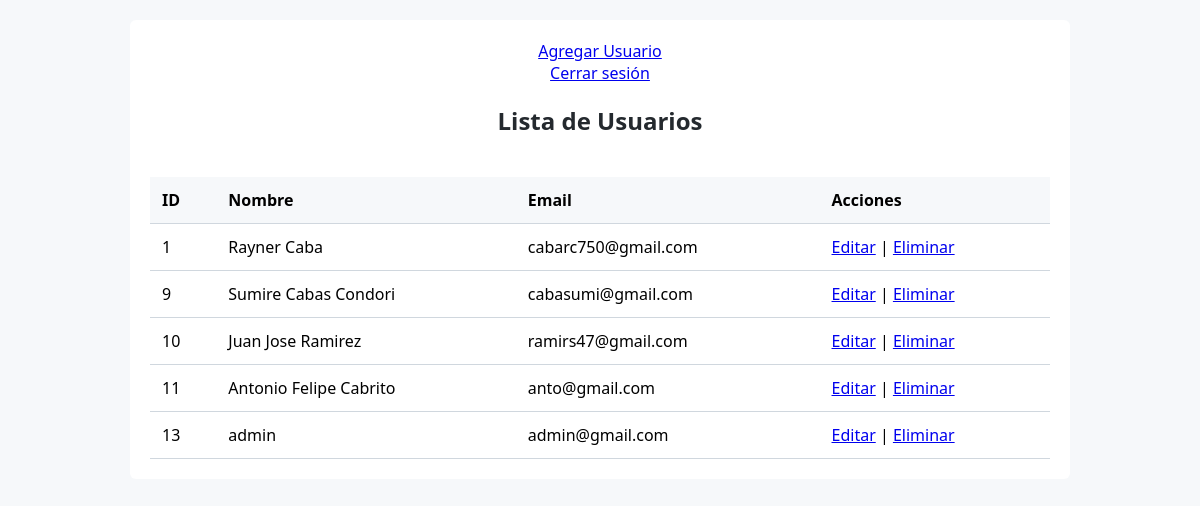
The app's page /read.php with its own data.
### tables this page shows
CREATE TABLE `users` (
  `id` int(11) NOT NULL,
  `name` varchar(100) DEFAULT NULL,
  `email` varchar(100) DEFAULT NULL,
  `password` varchar(255) DEFAULT NULL,
  `created_at` timestamp NOT NULL DEFAULT current_timestamp()
);

### read.php (the view)
<?php
include 'db.php';
$result = $conn->query("SELECT * FROM users");
?>
<link rel="stylesheet" href="style.css">
<div class="container">
    <a href="create-form.html">Agregar Usuario</a>
    <a href="logout.php">Cerrar sesión</a>
<h2>Lista de Usuarios</h2>
<table>
<tr><th>ID</th><th>Nombre</th><th>Email</th><th>Acciones</th></tr>
<?php while ($row = $result->fetch_assoc()){ ?>
<tr>
    <td><?php echo $row['id'] ?></td>
    <td><?= $row['name'] ?></td>
    <td><?= $row['email'] ?></td>
    <td>
        <a href="update-form.php?id=<?= $row['id'] ?>">Editar</a> |
        <a href="delete.php?id=<?= $row['id'] ?>" onclick="return confirm('¿Seguro?')">Eliminar</a>
    </td>
</tr>
<?php }; ?>
</table>
</div>

### style.css (style rules this page uses)
.container { display: flex; flex-direction: column; max-width: 900px; margin: auto; background: white; padding: 20px; border-radius: 6px; }
h2 { margin-bottom: 20px; color: #24292e; text-align: center; }
table { width: 100%; border-collapse: collapse; margin-top: 20px; }
th, td { padding: 12px; border-bottom: 1px solid #d0d7de; text-align: left; }
th { background-color: #f6f8fa; font-weight: bold; }
a { text-align: center; }

### records on screen
users: id "1", name "Rayner Caba", email "cabarc750@gmail.com"
users: id "9", name "Sumire Cabas Condori", email "cabasumi@gmail.com"
users: id "10", name "Juan Jose Ramirez", email "ramirs47@gmail.com"
users: id "11", name "Antonio Felipe Cabrito", email "anto@gmail.com"
users: id "13", name "admin", email "admin@gmail.com"
